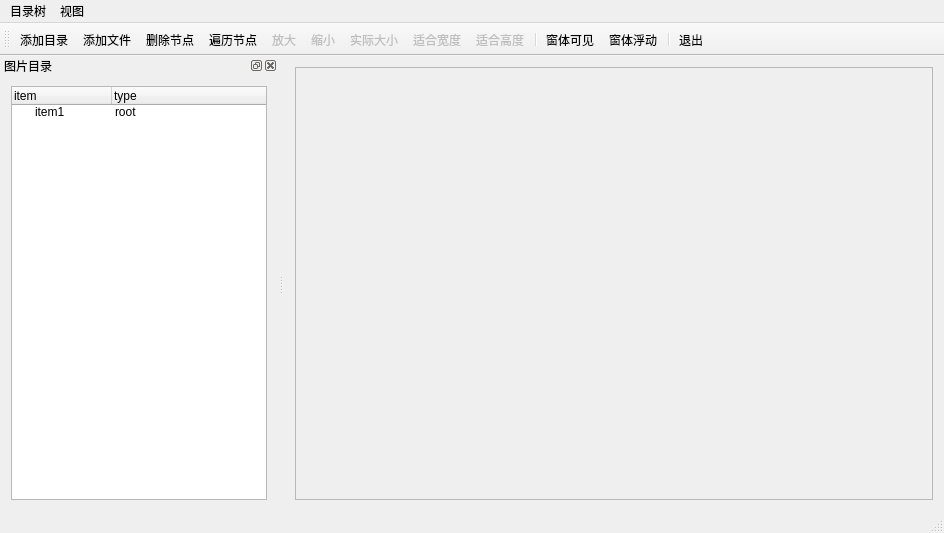
<?xml version="1.0" encoding="UTF-8"?>
<ui version="4.0">
 <class>MainWindow</class>
 <widget class="QMainWindow" name="MainWindow">
  <property name="geometry">
   <rect>
    <x>0</x>
    <y>0</y>
    <width>944</width>
    <height>533</height>
   </rect>
  </property>
  <property name="windowTitle">
   <string>MainWindow</string>
  </property>
  <widget class="QWidget" name="centralWidget">
   <layout class="QGridLayout" name="gridLayout_2">
    <item row="0" column="0">
     <widget class="QScrollArea" name="scrollArea">
      <property name="widgetResizable">
       <bool>true</bool>
      </property>
      <widget class="QWidget" name="scrollAreaWidgetContents">
       <property name="geometry">
        <rect>
         <x>0</x>
         <y>0</y>
         <width>697</width>
         <height>418</height>
        </rect>
       </property>
       <layout class="QGridLayout" name="gridLayout_3">
        <item row="0" column="0">
         <widget class="QLabel" name="label">
          <property name="text">
           <string/>
          </property>
          <property name="alignment">
           <set>Qt::AlignCenter</set>
          </property>
         </widget>
        </item>
       </layout>
      </widget>
     </widget>
    </item>
   </layout>
  </widget>
  <widget class="QMenuBar" name="menuBar">
   <property name="geometry">
    <rect>
     <x>0</x>
     <y>0</y>
     <width>944</width>
     <height>23</height>
    </rect>
   </property>
   <widget class="QMenu" name="menu">
    <property name="title">
     <string>目录树</string>
    </property>
    <addaction name="actAddMenu"/>
    <addaction name="actAddFiles"/>
   </widget>
   <widget class="QMenu" name="menu_2">
    <property name="title">
     <string>视图</string>
    </property>
    <addaction name="actZoomIn"/>
    <addaction name="actZoomOut"/>
   </widget>
   <addaction name="menu"/>
   <addaction name="menu_2"/>
  </widget>
  <widget class="QToolBar" name="mainToolBar">
   <property name="enabled">
    <bool>true</bool>
   </property>
   <property name="toolButtonStyle">
    <enum>Qt::ToolButtonTextUnderIcon</enum>
   </property>
   <attribute name="toolBarArea">
    <enum>TopToolBarArea</enum>
   </attribute>
   <attribute name="toolBarBreak">
    <bool>false</bool>
   </attribute>
   <addaction name="actAddMenu"/>
   <addaction name="actAddFiles"/>
   <addaction name="actDelItem"/>
   <addaction name="actScanItem"/>
   <addaction name="actZoomIn"/>
   <addaction name="actZoomOut"/>
   <addaction name="actRealSize"/>
   <addaction name="actFitWidth"/>
   <addaction name="actFitHigh"/>
   <addaction name="separator"/>
   <addaction name="actVisible"/>
   <addaction name="actFloat"/>
   <addaction name="separator"/>
   <addaction name="actQuite"/>
  </widget>
  <widget class="QStatusBar" name="statusBar"/>
  <widget class="QDockWidget" name="dockWidget">
   <property name="allowedAreas">
    <set>Qt::LeftDockWidgetArea|Qt::RightDockWidgetArea</set>
   </property>
   <property name="windowTitle">
    <string extracomment="图片目录">图片目录</string>
   </property>
   <attribute name="dockWidgetArea">
    <number>1</number>
   </attribute>
   <widget class="QWidget" name="dockWidgetContents">
    <layout class="QGridLayout" name="gridLayout">
     <item row="0" column="0">
      <widget class="QTreeWidget" name="treeWidget">
       <column>
        <property name="text">
         <string extracomment="root">item</string>
        </property>
       </column>
       <column>
        <property name="text">
         <string>type</string>
        </property>
       </column>
       <item>
        <property name="text">
         <string>item1</string>
        </property>
        <property name="icon">
         <iconset resource="images.qrc">
          <normaloff>:/images/images/122.bmp</normaloff>:/images/images/122.bmp</iconset>
        </property>
        <property name="text">
         <string>root</string>
        </property>
       </item>
      </widget>
     </item>
    </layout>
   </widget>
  </widget>
  <action name="actAddMenu">
   <property name="icon">
    <iconset resource="images.qrc">
     <normaloff>:/images/images/122.bmp</normaloff>:/images/images/122.bmp</iconset>
   </property>
   <property name="text">
    <string>添加目录</string>
   </property>
  </action>
  <action name="actAddFiles">
   <property name="icon">
    <iconset resource="images.qrc">
     <normaloff>:/images/images/204.bmp</normaloff>:/images/images/204.bmp</iconset>
   </property>
   <property name="text">
    <string>添加文件</string>
   </property>
   <property name="toolTip">
    <string>添加文件</string>
   </property>
  </action>
  <action name="actDelItem">
   <property name="icon">
    <iconset resource="images.qrc">
     <normaloff>:/images/images/delete1.bmp</normaloff>:/images/images/delete1.bmp</iconset>
   </property>
   <property name="text">
    <string>删除节点</string>
   </property>
   <property name="toolTip">
    <string>删除节点</string>
   </property>
  </action>
  <action name="actScanItem">
   <property name="icon">
    <iconset resource="images.qrc">
     <normaloff>:/images/images/112.bmp</normaloff>:/images/images/112.bmp</iconset>
   </property>
   <property name="text">
    <string>遍历节点</string>
   </property>
   <property name="toolTip">
    <string>遍历节点</string>
   </property>
  </action>
  <action name="actZoomIn">
   <property name="enabled">
    <bool>false</bool>
   </property>
   <property name="icon">
    <iconset resource="images.qrc">
     <normaloff>:/images/images/316.bmp</normaloff>:/images/images/316.bmp</iconset>
   </property>
   <property name="text">
    <string>放大</string>
   </property>
   <property name="toolTip">
    <string>放大</string>
   </property>
  </action>
  <action name="actZoomOut">
   <property name="enabled">
    <bool>false</bool>
   </property>
   <property name="icon">
    <iconset resource="images.qrc">
     <normaloff>:/images/images/318.bmp</normaloff>:/images/images/318.bmp</iconset>
   </property>
   <property name="text">
    <string>缩小</string>
   </property>
   <property name="toolTip">
    <string>缩小</string>
   </property>
  </action>
  <action name="actRealSize">
   <property name="enabled">
    <bool>false</bool>
   </property>
   <property name="icon">
    <iconset resource="images.qrc">
     <normaloff>:/images/images/326.bmp</normaloff>:/images/images/326.bmp</iconset>
   </property>
   <property name="text">
    <string>实际大小</string>
   </property>
   <property name="toolTip">
    <string>实际大小</string>
   </property>
  </action>
  <action name="actFitWidth">
   <property name="enabled">
    <bool>false</bool>
   </property>
   <property name="icon">
    <iconset resource="images.qrc">
     <normaloff>:/images/images/404.bmp</normaloff>:/images/images/404.bmp</iconset>
   </property>
   <property name="text">
    <string>适合宽度</string>
   </property>
   <property name="toolTip">
    <string>适合宽度</string>
   </property>
  </action>
  <action name="actQuite">
   <property name="icon">
    <iconset resource="images.qrc">
     <normaloff>:/images/images/132.bmp</normaloff>:/images/images/132.bmp</iconset>
   </property>
   <property name="text">
    <string>退出</string>
   </property>
   <property name="toolTip">
    <string>退出</string>
   </property>
  </action>
  <action name="actFitHigh">
   <property name="enabled">
    <bool>false</bool>
   </property>
   <property name="icon">
    <iconset resource="images.qrc">
     <normaloff>:/images/images/402.bmp</normaloff>:/images/images/402.bmp</iconset>
   </property>
   <property name="text">
    <string>适合高度</string>
   </property>
   <property name="toolTip">
    <string>适合高度</string>
   </property>
  </action>
  <action name="actVisible">
   <property name="checkable">
    <bool>true</bool>
   </property>
   <property name="enabled">
    <bool>true</bool>
   </property>
   <property name="icon">
    <iconset resource="images.qrc">
     <normaloff>:/images/images/804.bmp</normaloff>:/images/images/804.bmp</iconset>
   </property>
   <property name="text">
    <string>窗体可见</string>
   </property>
   <property name="toolTip">
    <string>窗体可见</string>
   </property>
  </action>
  <action name="actFloat">
   <property name="checkable">
    <bool>true</bool>
   </property>
   <property name="enabled">
    <bool>true</bool>
   </property>
   <property name="icon">
    <iconset resource="images.qrc">
     <normaloff>:/images/images/400.bmp</normaloff>:/images/images/400.bmp</iconset>
   </property>
   <property name="text">
    <string>窗体浮动</string>
   </property>
   <property name="toolTip">
    <string>窗体浮动</string>
   </property>
  </action>
 </widget>
 <layoutdefault spacing="6" margin="11"/>
 <resources>
  <include location="images.qrc"/>
 </resources>
 <connections>
  <connection>
   <sender>actQuite</sender>
   <signal>triggered()</signal>
   <receiver>MainWindow</receiver>
   <slot>close()</slot>
   <hints>
    <hint type="sourcelabel">
     <x>-1</x>
     <y>-1</y>
    </hint>
    <hint type="destinationlabel">
     <x>397</x>
     <y>269</y>
    </hint>
   </hints>
  </connection>
 </connections>
</ui>
